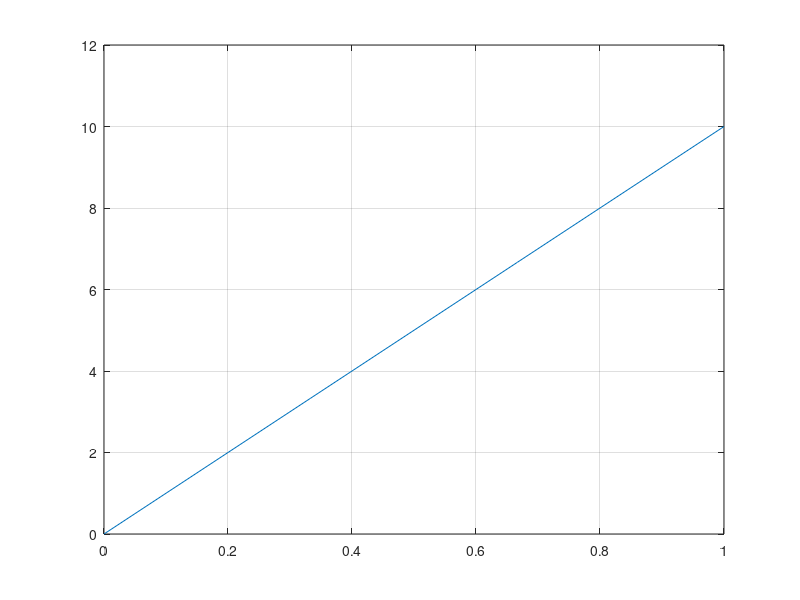

MATLAB code for this plot:
% 1D linear elastic equation weak Galerkin finite element method
% Starson


close all
clear all
format short e

x0 = 0; x1 = 1;   % start and end point
L = x1 - x0;      % total length
N = 3;          % number of interval
dx = L/N;         % interval size
dof = 2*N+1;      % degree of freedoms
ap = 10.;         % applied force on the RHS end

% test case 1 condition
% u0 = 0; uend=0;
% Decleration
u = zeros(1,dof); A = zeros(dof,dof); F = zeros(1,dof);
isBdary = false(dof,1); x = linspace(0,1,N+1);
T = [1:N]';

% Assemble global matrix
% Element stiffness matrix and load vector
Dk = dx/6*[2,-1;-1,2]; 
Zk = [1;1]; Tk = [1,0;0,1];
Ak = 2/dx*[2,1;1,2];
% Assemble global matrix
Moo = Zk'*Ak*Zk;
Mob = -Zk'*Ak*Tk; Mbo = Mob';
Mbb = Tk'*Ak*Tk;
A = A+sparse(T,T,Moo,dof,dof);
Iu = [T,T]; Iv = [N+T,N+T+1];
val = zeros(N,2);
val(:,1) = Mob(1,1);val(:,2) = Mob(1,2);

A = A+sparse(Iu,Iv,val,dof,dof);
A = A+sparse(Iv,Iu,val',dof,dof);
for i=N+1:dof-1
    for m=1:2
        for n=1:2
   A(m+i-1,n+i-1) = A(m+i-1,n+i-1) + Mbb(m,n);
        end
    end
end

% RHS
F(dof) = ap; F = F';
% Apply Boundary condition
isBdary(N+1) = true;
free = find(~isBdary);

% Calculate results
u(free) = A(free,free)\F(free);

% ------------------------------------------------------------
% A new implementation of element matrix

newM = zeros(3,3);
newM(1,1) = Mbb(1,1); newM(1,3) = Mbb(1,2); 
newM(3,1) = Mbb(2,1); newM(3,3) = Mbb(2,2);
newM(2,1) = Mbo(1,1); newM(3,2) = Mbo(2,1);
newM(1,2) = Mob(1,1); newM(2,3) = Mbo(2,1);
newM(2,2) = Moo(1,1);

newA = zeros(dof,dof);
for i=1:N
    for p=1:3
        for q=1:3
            newA(p+(i-1)*2,q+(i-1)*2) = newA(p+(i-1)*2,q+(i-1)*2) + newM(p,q);
        end
    end
end

newu = zeros(1,dof); isBdary2 = false(dof,1);
isBdary2(1) = true;
nfree = find(~isBdary2);
newu(nfree) = newA(nfree)\F(nfree);

figure
plot(x,u(N+1:dof));
grid on